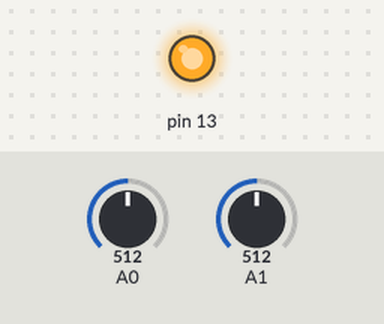
A sketch run on a simulated Arduino Uno, built with avr-gcc and run on an emulated ATmega328P. On the bench: output pins drawn as LEDs (lit = HIGH). Inputs (shaded band) come from the test bench; at power-on: A0 = 512, A1 = 512. What the sketch prints to the serial monitor is not drawn.

Above: at 0.1 s.
Timing chart, 0 to 1.6 s (numbered marks = the images above):
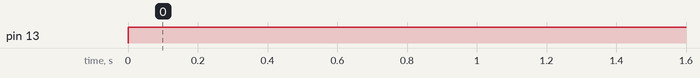

Measured:
- by itself, pin 13: LOW → HIGH at 0.00 s

The sketch:

three_ir_sensors.ino
```cpp
int sensor1, sensor2, sensor3;

void setup()
{
  Serial.begin(9600);
  pinMode(13, OUTPUT);
  sensor1=0;
  sensor2=0;
}

void loop()
{
  sensor1 = analogRead(A0);
  sensor2 = analogRead(A1);
  if (sensor1>205 or sensor2>205)
    digitalWrite(13, HIGH);
  else
    digitalWrite(13, LOW);
  Serial.println(sensor1);
}
```
